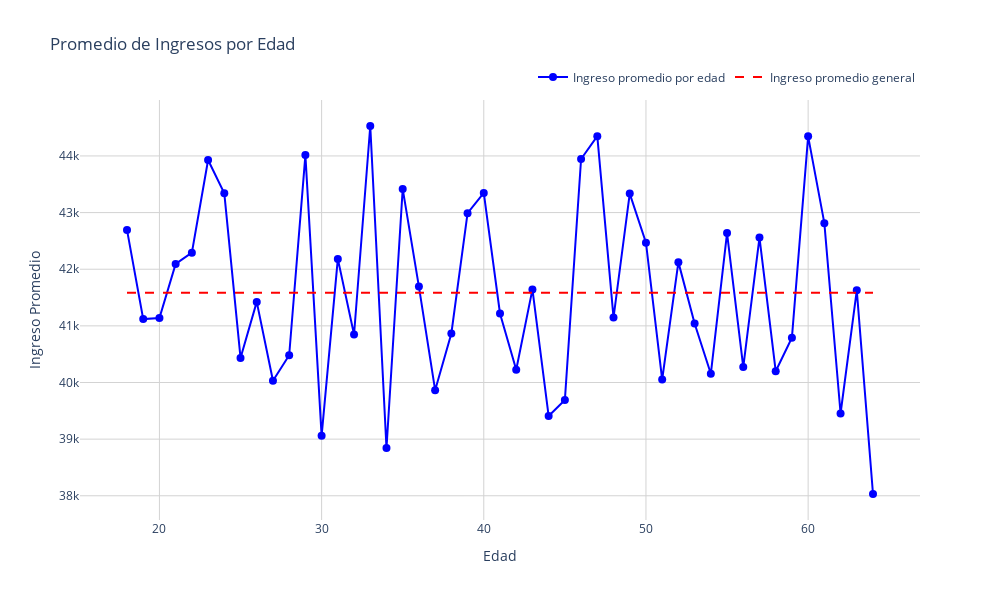

The notebook cell saved with this chart:
### Code cell
import plotly.graph_objects as go
import pandas as pd
 
# Agrupar ingresos promedio por edad
income_by_age = df.groupby('Age')['Income'].mean()
overall_mean_income = df['Income'].mean()
 
# Crear la figura con Plotly
fig = go.Figure()
 
# Agregar la línea de ingresos promedio por edad
fig.add_trace(go.Scatter(
    x=income_by_age.index,
    y=income_by_age.values,
    mode='lines+markers',
    name='Ingreso promedio por edad',
    line=dict(color='blue'),
    marker=dict(size=8)
))
 
# Agregar la línea horizontal para el ingreso promedio general
fig.add_trace(go.Scatter(
    x=income_by_age.index,
    y=[overall_mean_income] * len(income_by_age),
    mode='lines',
    name='Ingreso promedio general',
    line=dict(color='red', dash='dash')
))
 
# Personalizar el diseño del gráfico
fig.update_layout(
    title='Promedio de Ingresos por Edad',
    xaxis_title='Edad',
    yaxis_title='Ingreso Promedio',
    template='plotly_white',  # Tema blanco
    width=1000,  # Ancho del gráfico
    height=600,  # Altura del gráfico
    legend=dict(
        orientation="h",  # Leyenda horizontal
        yanchor="bottom",
        y=1.02,
        xanchor="right",
        x=1
    )
)
 
# Añadir rejilla y estilo del fondo
fig.update_xaxes(showgrid=True, gridwidth=1, gridcolor='lightgray')
fig.update_yaxes(showgrid=True, gridwidth=1, gridcolor='lightgray')
 
# Mostrar el gráfico
fig.show()

### Figure 1 — Plotly figure (JSON) as saved in the notebook; plotly's stock layout.template omitted (floating-point values rounded to 4 significant figures)
{"data": [{"line": {"color": "blue"}, "marker": {"size": 8}, "mode": "lines+markers", "name": "Ingreso promedio por edad", "type": "scatter", "x": [18, 19, 20, 21, 22, 23, 24, 25, 26, 27, 28, 29, 30, 31, 32, 33, 34, 35, 36, 37, 38, 39, 40, 41, 42, 43, 44, 45, 46, 47, 48, 49, 50, 51, 52, 53, 54, 55, 56, 57, 58, 59, 60, 61, 62, 63, 64], "y": [42690.0, 41120.0, 41140.0, 42090.0, 42290.0, 43930.0, 43340.0, 40430.0, 41420.0, 40030.0, 40480.0, 44010.0, 39060.0, 42180.0, 40850.0, 44530.0, 38840.0, 43420.0, 41690.0, 39860.0, 40870.0, 42990.0, 43350.0, 41220.0, 40230.0, 41640.0, 39410.0, 39690.0, 43950.0, 44350.0, 41150.0, 43340.0, 42470.0, 40050.0, 42130.0, 41040.0, 40150.0, 42640.0, 40270.0, 42560.0, 40200.0, 40790.0, 44350.0, 42810.0, 39450.0, 41630.0, 38030.0]}, {"line": {"color": "red", "dash": "dash"}, "mode": "lines", "name": "Ingreso promedio general", "type": "scatter", "x": [18, 19, 20, 21, 22, 23, 24, 25, 26, 27, 28, 29, 30, 31, 32, 33, 34, 35, 36, 37, 38, 39, 40, 41, 42, 43, 44, 45, 46, 47, 48, 49, 50, 51, 52, 53, 54, 55, 56, 57, 58, 59, 60, 61, 62, 63, 64], "y": [41590.0, 41590.0, 41590.0, 41590.0, 41590.0, 41590.0, 41590.0, 41590.0, 41590.0, 41590.0, 41590.0, 41590.0, 41590.0, 41590.0, 41590.0, 41590.0, 41590.0, 41590.0, 41590.0, 41590.0, 41590.0, 41590.0, 41590.0, 41590.0, 41590.0, 41590.0, 41590.0, 41590.0, 41590.0, 41590.0, 41590.0, 41590.0, 41590.0, 41590.0, 41590.0, 41590.0, 41590.0, 41590.0, 41590.0, 41590.0, 41590.0, 41590.0, 41590.0, 41590.0, 41590.0, 41590.0, 41590.0]}], "layout": {"height": 600, "legend": {"orientation": "h", "x": 1, "xanchor": "right", "y": 1.02, "yanchor": "bottom"}, "title": {"text": "Promedio de Ingresos por Edad"}, "width": 1000, "xaxis": {"gridcolor": "lightgray", "gridwidth": 1, "showgrid": true, "title": {"text": "Edad"}}, "yaxis": {"gridcolor": "lightgray", "gridwidth": 1, "showgrid": true, "title": {"text": "Ingreso Promedio"}}}}
